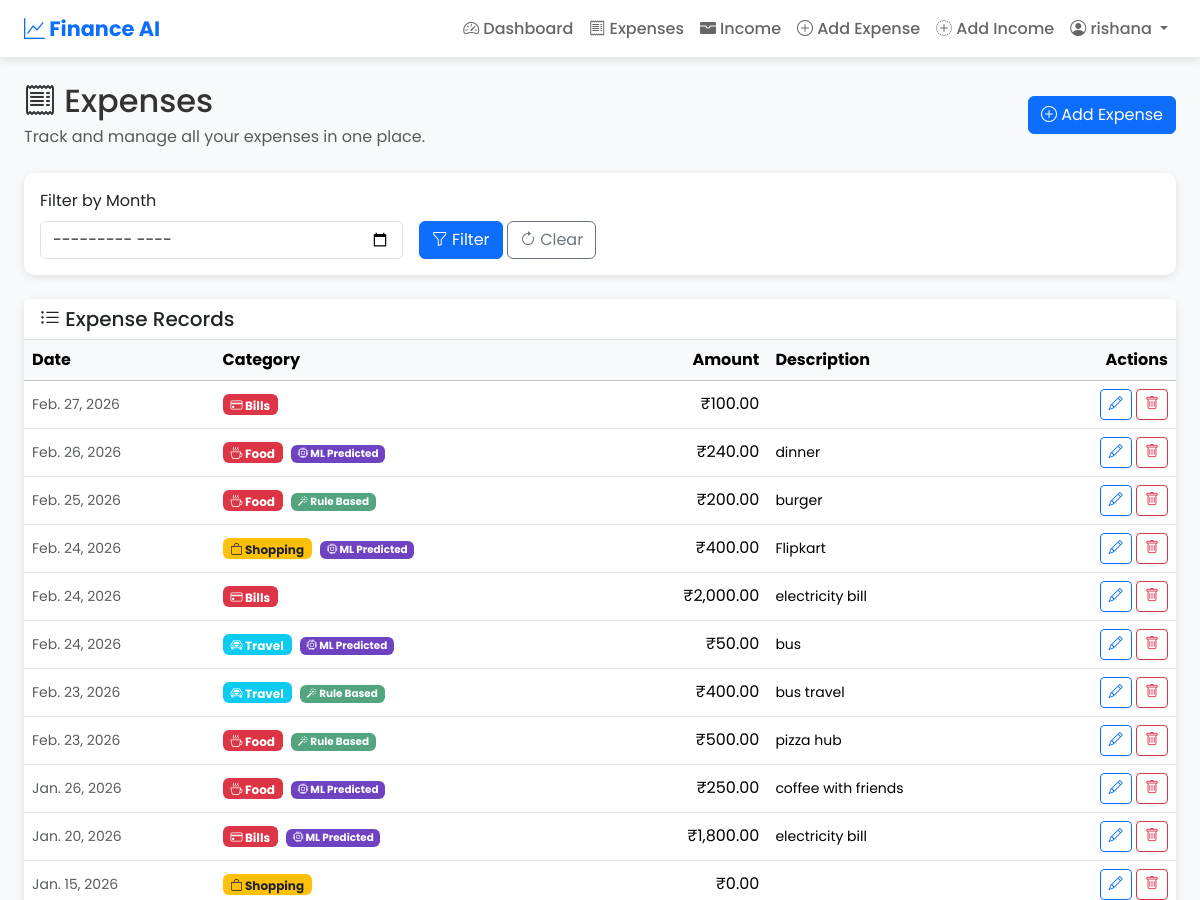
Before: /expenses/ (signed in, upper part) with the older database file.
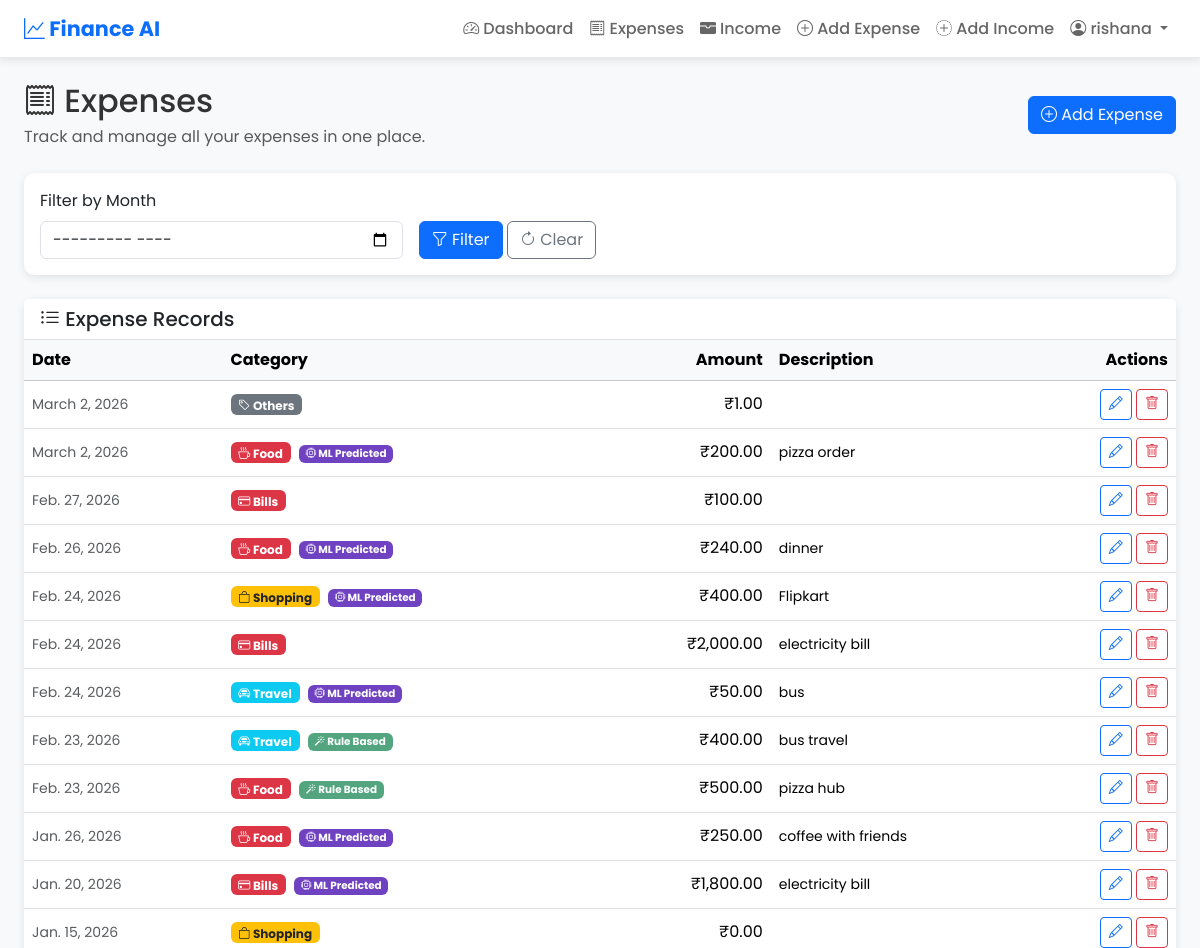
After: the same page with the newer database file.
### expenses/models.py (models this page shows, shortened)
class Expense(models.Model):
	CATEGORY_CHOICES = [
		('Food', 'Food'),
		('Travel', 'Travel'),
		('Shopping', 'Shopping'),
		('Bills', 'Bills'),
		('Others', 'Others'),
	]
	user = models.ForeignKey(User, on_delete=models.CASCADE, related_name='expenses')
	category = models.CharField(max_length=20, choices=CATEGORY_CHOICES)
	amount = models.DecimalField(
		max_digits=10,
		decimal_places=2,
		validators=[
			MinValueValidator(Decimal('0.01')),
			MaxValueValidator(Decimal('1000000.00'))
		]
	)
	description = models.TextField(blank=True)
	date = models.DateField(default=dt_date.today)
	is_anomaly = models.BooleanField(default=False)
	is_auto_categorized = models.BooleanField(default=False)
	is_ml_predicted = models.BooleanField(default=False)
	class Meta:
		ordering = ['-date', '-id']

### expenses/views.py (the view)
# urls.py: path('expenses/', views.expense_list, name='expense_list'),
@login_required
@user_passes_test(is_regular_user, redirect_field_name=None)
def expense_list(request):
	if request.user.is_staff or request.user.is_superuser:
		return redirect('admin_dashboard')
	form = MonthFilterForm(request.GET or None)
	qs = Expense.objects.filter(user=request.user)
	selected_month = None
	if form.is_valid() and form.cleaned_data.get('month'):
		selected_month = form.cleaned_data['month']
		qs = qs.filter(date__year=selected_month.year, date__month=selected_month.month)
	context = {
		'expenses': qs.order_by('-date', '-id'),
		'form': form,
		'selected_month': selected_month,
	}
	return render(request, 'expense_list.html', context)

### expenses/forms.py
class MonthFilterForm(forms.Form):
    month = forms.DateField(
        required=False,
        widget=forms.DateInput(attrs={"type": "month", "class": "form-control"}),
        help_text="Filter by month",
    )

### expenses/views.py (called while the page is built)
def is_regular_user(user):
	return not (user.is_staff or user.is_superuser)

### expenses/templates/expense_list.html (shortened to what this page needs)
{% extends 'base.html' %}
{% load humanize %}
{% block content %}
<div class="d-flex justify-content-between align-items-center mb-4">
  <div>
    <h2 class="mb-1"><i class="bi bi-receipt"></i> Expenses</h2>
    <p class="text-muted mb-0">Track and manage all your expenses in one place.</p>
  </div>
  <a class="btn btn-primary fw-600" href="/expenses/add/"><i class="bi bi-plus-circle"></i> Add Expense</a>
</div>
<div class="card mb-4">
  <div class="card-body">
    <form method="get" class="row g-3 align-items-end">
      <div class="col-md-4">
        <label class="form-label fw-600">Filter by Month</label>
        {{ form.month }}
      </div>
      <div class="col-md-auto">
        <button class="btn btn-primary" type="submit"><i class="bi bi-funnel"></i> Filter</button>
        <a class="btn btn-outline-secondary" href="/expenses/"><i class="bi bi-arrow-clockwise"></i> Clear</a>
      </div>
    </form>
  </div>
</div>
<div class="card">
  <div class="card-header bg-white border-bottom">
    <h5 class="mb-0"><i class="bi bi-list-ul"></i> Expense Records</h5>
  </div>
  <div class="card-body p-0">
    <div class="table-responsive">
      <table class="table table-hover align-middle mb-0">
        <thead class="table-light">
          <tr>
            <th>Date</th>
            <th>Category</th>
            <th class="text-end">Amount</th>
            <th>Description</th>
            <th class="text-end">Actions</th>
          </tr>
        </thead>
        <tbody>
          {% for e in expenses %}
          <tr>
            <td><small class="text-muted">{{ e.date }}</small></td>
            <td>
              <span
                class="badge {% if e.category == 'Food' %}bg-danger{% elif e.category == 'Travel' %}bg-info{% elif e.category == 'Shopping' %}bg-warning text-dark{% elif e.category == 'Bills' %}bg-danger{% else %}bg-secondary{% endif %}">
                <i
                  class="bi bi-{% if e.category == 'Food' %}cup-hot{% elif e.category == 'Travel' %}car-front{% elif e.category == 'Shopping' %}bag{% elif e.category == 'Bills' %}credit-card{% else %}tag{% endif %}"></i>
                {{ e.category }}
              </span>
              {% if e.is_auto_categorized %}
              {% if e.is_ml_predicted %}
              <span class="badge bg-purple text-white ms-1" style="background-color: #6f42c1; font-size: 0.65rem;"
                title="Predicted by Machine Learning Model"><i class="bi bi-cpu"></i> ML Predicted</span>
              {% else %}
              <span class="badge bg-success bg-opacity-75 ms-1" style="font-size: 0.65rem;"
                title="Rule Based category"><i class="bi bi-magic"></i> Rule Based</span>
              {% endif %}
              {% endif %}
            </td>
            <td class="text-end fw-600 text-truncate" style="max-width: 150px;">
              ₹{{ e.amount|floatformat:2|intcomma }}
            </td>
            <td><small>{{ e.description|truncatewords:10 }}</small></td>
            <td class="text-end">
              <a class="btn btn-sm btn-outline-primary" href="/expenses/{{ e.id }}/edit/" title="Edit"><i
                  class="bi bi-pencil"></i></a>
              <form action="/expenses/{{ e.id }}/delete/" method="post" class="d-inline" title="Delete">
                <button class="btn btn-sm btn-outline-danger"
                  onclick="return confirm('Are you sure you want to delete this expense?')" type="submit"><i
                    class="bi bi-trash"></i></button>
              </form>
            </td>
          </tr>
          {% endfor %}
        </tbody>
      </table>
    </div>
  </div>
</div>
{% endblock %}

Changed rows visible on the page:
removed Expense: date "Feb. 25, 2026", category "Food", is_auto_categorized True (drawn), amount "200.00", description "burger"
added Expense: date "March 2, 2026", category "Others", amount "1.00"
added Expense: date "March 2, 2026", category "Food", is_auto_categorized True (drawn), amount "200.00", description "pizza order"
